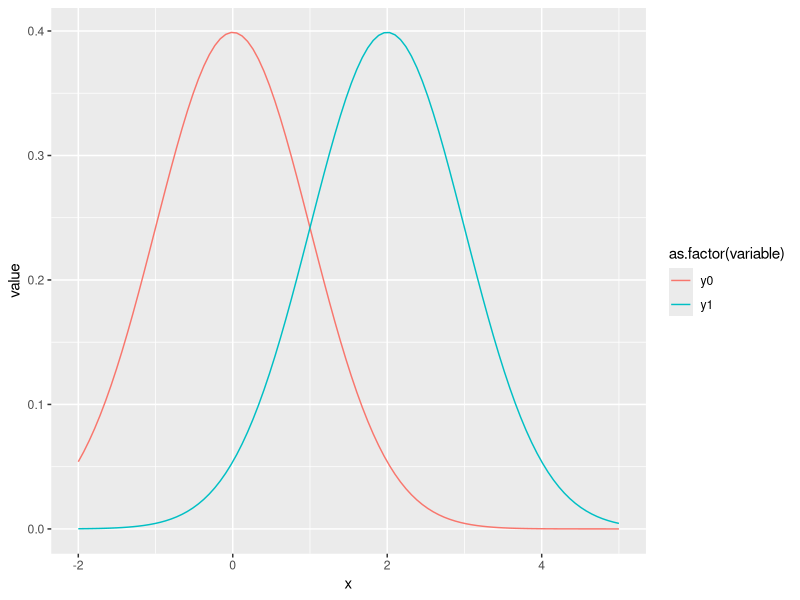
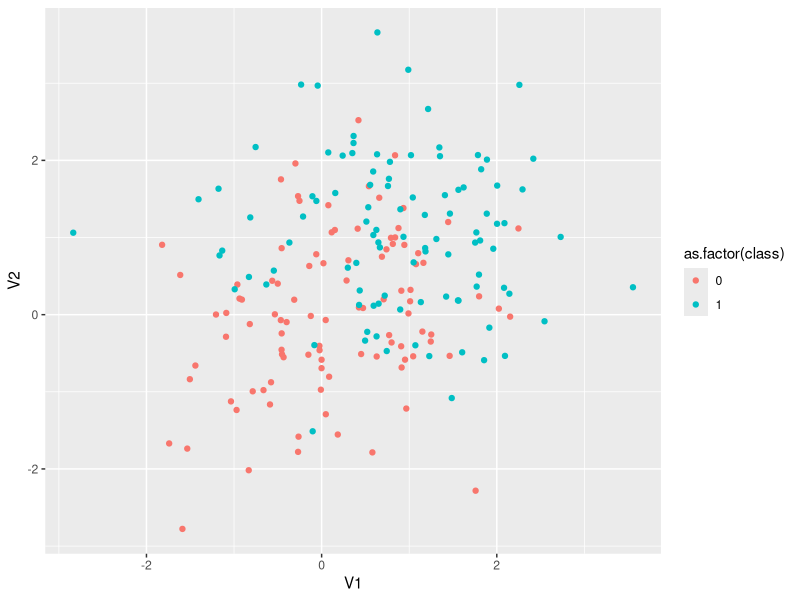
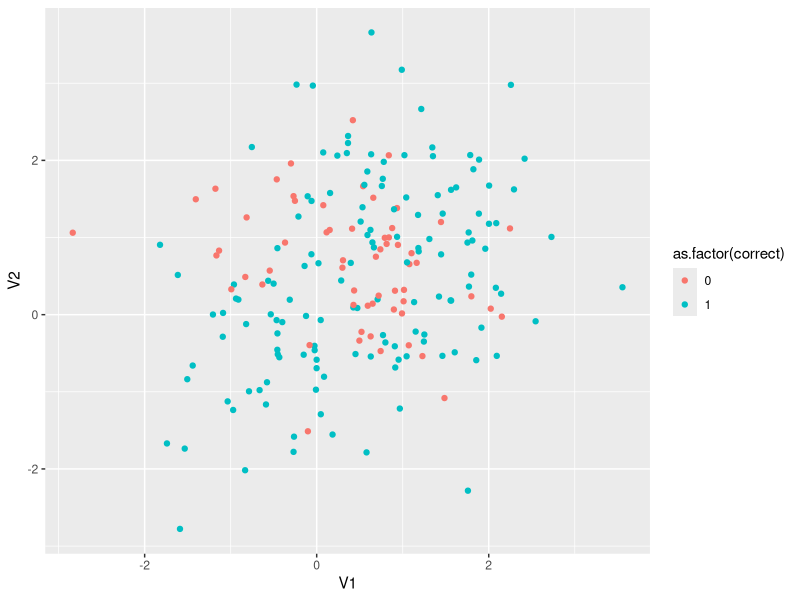
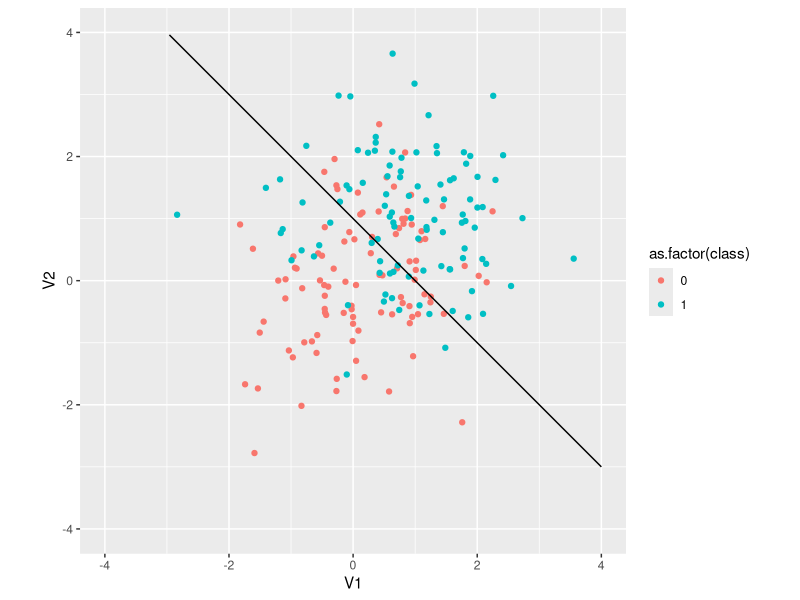
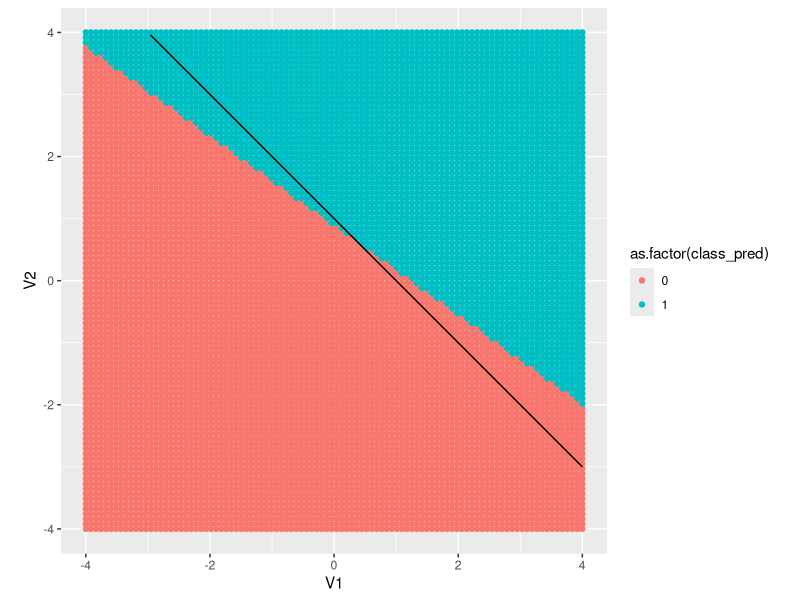
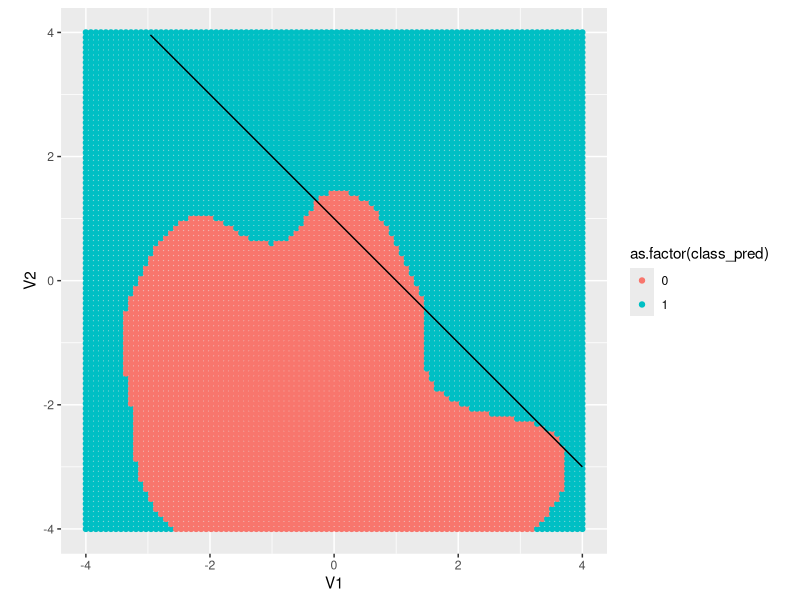
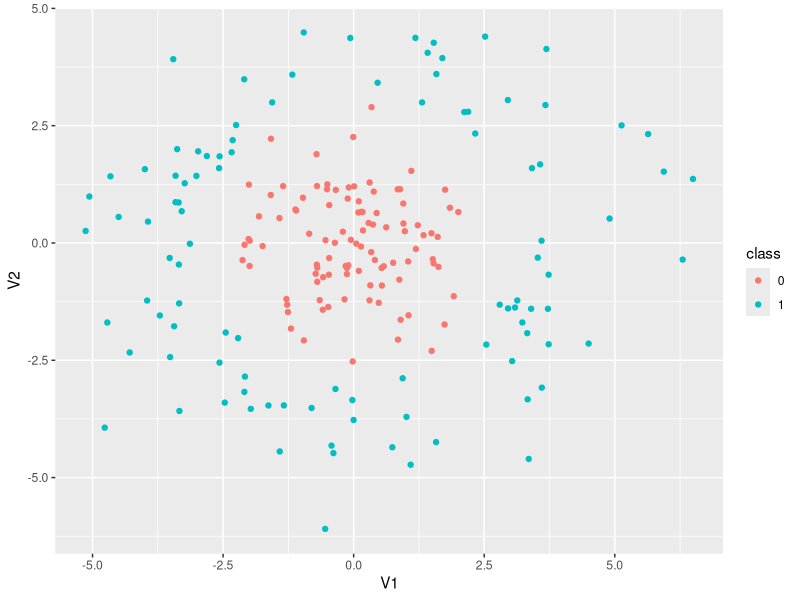
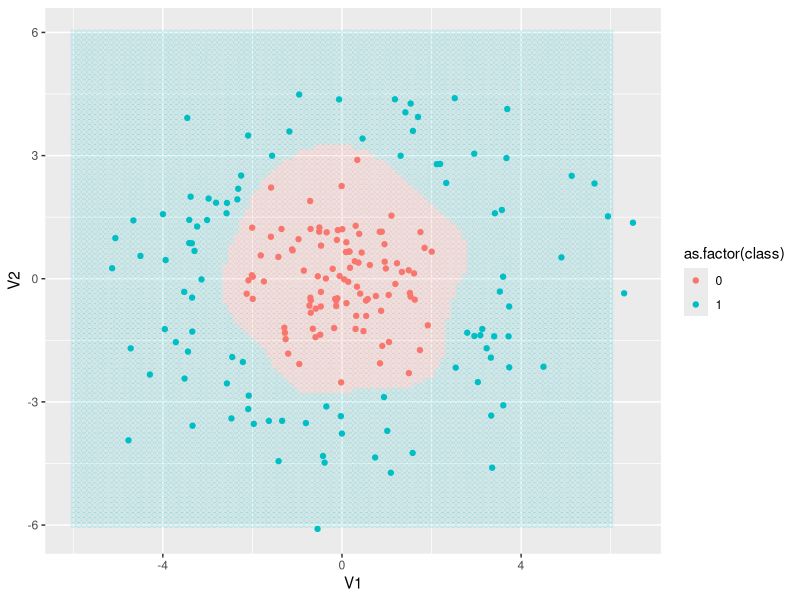

Write the R code that produced these figures, in order.
## ---- chunk 1
rm(list=ls())
library(tidyverse)
library(reshape2)
library(e1071)
## ---- chunk 2
n <- 100
x <- seq(-2, 5, length.out = n)
y0 <- map_dbl(x, ~dnorm(.))
y1 <- map_dbl(x, ~dnorm(., 2, 1))
tibble(x, y0, y1) %>% 
  melt(id.vars="x") %>% 
  ggplot(aes(x, y=value, colour=as.factor(variable))) +
  geom_line()
## ---- chunk 3
library(mvtnorm)
rmvrnorm2D <- function(n, mux, muy, sigmax, sigmay, rho){
  return(rmvnorm(n, c(mux, muy),
                 matrix(c(sigmax^2, sigmax * sigmay * rho,
                          sigmax * sigmay * rho, sigmay^2),
                        ncol = 2)))
}

n <- 100
x0 <- rmvrnorm2D(n, 0, 0, 1, 1, 0) %>% 
  as.data.frame() %>% 
  mutate(class=0)
x1 <- rmvrnorm2D(n, 1, 1, 1, 1, 0) %>% 
  as.data.frame() %>% 
  mutate(class=1)

# true classes
x <- x0 %>% 
  bind_rows(x1)
x %>% 
  ggplot(aes(x=V1, y=V2, colour=as.factor(class))) +
  geom_point()
## ---- chunk 4
dmvrnorm2D <- function(x, mux, muy, sigmax, sigmay, rho, log=FALSE){
  return(dmvnorm(x, c(mux, muy),
                 matrix(c(sigmax^2, sigmax * sigmay * rho,
                          sigmax * sigmay * rho, sigmay^2),
                         ncol = 2),
                 log))
}

p0 <- map_dbl(seq_along(x$V1), ~dmvrnorm2D(x[., 1:2], 0, 0, 1, 1, 0))
p1 <- map_dbl(seq_along(x$V1), ~dmvrnorm2D(x[., 1:2], 1, 1, 1, 1, 0))

df <- x %>% 
  mutate(p0=p0, p1=p1) %>% 
  mutate(class_pred=if_else(p1 > p0, 1, 0)) %>% 
  mutate(correct=if_else(class==class_pred, 1, 0))

mean(df$correct)
## ---- chunk 5
df %>% 
  ggplot(aes(x=V1, y=V2, colour=as.factor(correct))) +
  geom_point()
## ---- chunk 6
x %>% 
  ggplot(aes(x=V1, y=V2, colour=as.factor(class))) +
  geom_point() +
  stat_function(fun = function(V1) 1 - V1, colour="black") +
  coord_fixed() +
  scale_y_continuous(limits = c(-4, 4)) +
  scale_x_continuous(limits = c(-4, 4))
## ---- chunk 7
df <- df %>% 
  mutate(class=as.factor(class))
svmfit <- svm(class ~ ., data = df %>% select(V1, V2, class), kernel = "linear", cost = 10, scale = FALSE,
              probability=TRUE)

## predictive accuracy
class1 <- predict(svmfit, df)
df %>% 
  select(class) %>% 
  mutate(class_pred=class1) %>% 
  mutate(correct=if_else(class==class_pred, 1, 0)) %>% 
  summarise(mean(correct))

# plot classification boundary
test_df <- expand_grid(V1=seq(-4, 4, length.out = 100), V2=seq(-4, 4, length.out = 100))
classes <- predict(svmfit, test_df)
test_df %>% 
  mutate(class_pred=classes) %>% 
  ggplot(aes(x=V1, y=V2, colour=as.factor(class_pred))) +
  geom_point() +
  stat_function(fun = function(V1) 1 - V1, colour="black") +
  coord_fixed() +
  scale_y_continuous(limits = c(-4, 4)) +
  scale_x_continuous(limits = c(-4, 4))
## ---- chunk 8
class_probs <- predict(svmfit, df, probability = T)

## ---- chunk 9
df <- df %>% 
  mutate(class=as.factor(class))
svmfit_radial <- svm(class ~ ., data = df %>% select(V1, V2, class), kernel = "radial", cost = 10, scale = FALSE)

## predictive accuracy
class1 <- predict(svmfit_radial, df)
df %>% 
  select(class) %>% 
  mutate(class_pred=class1) %>% 
  mutate(correct=if_else(class==class_pred, 1, 0)) %>% 
  summarise(mean(correct))

# plot classification boundary
test_df <- expand_grid(V1=seq(-4, 4, length.out = 100), V2=seq(-4, 4, length.out = 100))
classes <- predict(svmfit_radial, test_df)
test_df %>% 
  mutate(class_pred=classes) %>% 
  ggplot(aes(x=V1, y=V2, colour=as.factor(class_pred))) +
  geom_point() +
  stat_function(fun = function(V1) 1 - V1, colour="black") +
  coord_fixed() +
  scale_y_continuous(limits = c(-4, 4)) +
  scale_x_continuous(limits = c(-4, 4))
## ---- chunk 10
n <- 100
x0 <- rmvrnorm2D(n, 0, 0, 1, 1, 0) %>% 
  as.data.frame() %>% 
  mutate(class=0)
x1 <- rmvrnorm2D(n, 1, 1, 1, 1, 0) %>% 
  as.data.frame() %>% 
  mutate(class=1)
x <- x0 %>% 
  bind_rows(x1)
class_linear <- predict(svmfit, x)
class_radial <- predict(svmfit_radial, x)

x %>% 
  mutate(class_linear=class_linear,
         class_radial=class_radial) %>% 
  summarise(mean(class==class_linear), mean(class==class_radial))
## ---- chunk 11
n <- 100
x0 <- rmvrnorm2D(n, 0, 0, 1, 1, 0) %>% 
  as.data.frame() %>% 
  mutate(class=0)

f_sample_constrained <- function(r) {
  x_test <- rmvrnorm2D(1, 0, 0, 2, 2, 0)[1, ]
  while((x_test[1]^2 + x_test[2]^2) < r^2)
    x_test <- rmvrnorm2D(1, 0, 0, 2, 2, 0)[1, ]
  return(x_test)
}

x1 <- matrix(nrow = n, ncol = 2)
for(i in 1:n)
  x1[i, ] <- f_sample_constrained(3)

x1 <- x1 %>% 
  as.data.frame() %>% 
  mutate(class=1)

x <- x0 %>% 
  bind_rows(x1) %>% 
  mutate(class=as.factor(class))
x %>% 
  ggplot(aes(x=V1, y=V2, colour=class)) +
  geom_point()
## ---- chunk 12
svmfit_radial <- svm(class ~ ., data = x, kernel = "radial", cost = 10, scale = FALSE)

test_df <- expand_grid(V1=seq(-6, 6, length.out = 100), V2=seq(-6, 6, length.out = 100))
classes <- predict(svmfit_radial, test_df)
full_df <- test_df %>% 
  mutate(class=classes) %>% 
  mutate(type="simulated") %>% 
  bind_rows(x %>% mutate(type="actual"))
 
ggplot(data=full_df %>% filter(type=="simulated"),
       aes(x=V1, y=V2, colour=as.factor(class))) +
  geom_point(alpha=0.1) +
  geom_point(data=full_df %>% filter(type=="actual"))
## ---- chunk 13
alpha <- 1
beta <- 1
sigma <- 1
n <- 100
x <- rnorm(n, 0, 4)
y <- alpha + beta * x + rnorm(n, 0, sigma)
plot(x, y)
## ---- chunk 14
update_parameters <- function(alpha, beta, y, x, eta) {
  K <- length(y)
  dl_da <- -(2 / K) * sum(y - (alpha + beta * x))
  dl_db <- -(2 / K) * sum(x * (y - (alpha + beta * x)))
  
  alpha <- alpha - eta * dl_da
  beta <- beta - eta * dl_db
  return(c(alpha, beta))
}
## ---- chunk 15
f_train_model <- function(n_epochs, eta, y, x, inits=c(0, 0)) {

  m_params <- matrix(nrow = n_epochs, ncol = 2)
  m_params[1, ] <- inits
  for(i in 2:n_epochs) {
    m_params[i, ] <- update_parameters(m_params[(i - 1), 1], m_params[(i - 1), 2], y, x, eta)
  }
  m_params <- as.data.frame(m_params)
  colnames(m_params) <- c("alpha", "beta")
  m_params <- m_params %>% 
    mutate(epoch=seq_along(alpha))
  return(m_params)
}
m_params <- f_train_model(2000, 0.01, y, x)
m_params %>% 
  melt(id.vars="epoch") %>% 
  ggplot(aes(x=epoch, y=value, colour=as.factor(variable))) +
  geom_line()
## ---- chunk 16
msl <- function(y, x, alpha, beta) {
  K <- length(y)
  return(1/K * sum((y-(alpha + beta * x))^2))
}

params <- expand_grid(alpha=seq(-2, 5, 0.1), beta=seq(-2, 5, 0.1))
z <- map2_dbl(params$alpha, params$beta, ~msl(y, x, .x, .y))
params <- params %>% 
  mutate(loss=z)

m_params <- m_params[1:100, ] %>% 
  mutate(type="training")

df1 <- params %>% 
  mutate(type="loss") %>% 
  bind_rows(m_params)

ggplot(df1 %>% filter(type=="loss"), aes(x=alpha, y=beta)) +
  geom_contour(aes(z=log(loss)), bins = 10) +
  geom_point(data=df1 %>% filter(type=="training")) +
  geom_line(data=df1 %>% filter(type=="training"))
## ---- chunk 17
# Low eta
f_train_model(2000, 0.00001, y, x) %>% 
  melt(id.vars="epoch") %>% 
  ggplot(aes(x=epoch, y=value, colour=as.factor(variable))) +
  geom_line()

# High eta
f_train_model(2000, 0.05, y, x) %>% 
  melt(id.vars="epoch") %>% 
  ggplot(aes(x=epoch, y=value, colour=as.factor(variable))) +
  geom_line()
## ---- chunk 18
m_params <- f_train_model(100, 0.1, y, x)

m_params <- m_params[1:4, ] %>% 
  mutate(type="training")

df1 <- params %>% 
  mutate(type="loss") %>% 
  bind_rows(m_params)

ggplot(df1 %>% filter(type=="loss"), aes(x=alpha, y=beta)) +
  geom_contour(aes(z=log(loss)), bins = 10) +
  geom_point(data=df1 %>% filter(type=="training")) +
  geom_line(data=df1 %>% filter(type=="training"))
## ---- chunk 19
m_params <- f_train_model(500, 0.01, y, x)

losses <- map_dbl(seq_along(m_params$alpha), ~msl(y, x, m_params$alpha[.], m_params$beta[.]))
m_params <- m_params %>% 
  mutate(loss=losses)
m_params %>% 
  ggplot(aes(x=epoch, y=loss)) +
  geom_line()
## ---- chunk 20
x_sim <- seq(-12, 12, 0.1)
y_sim <- m_params$alpha[nrow(m_params)] + m_params$beta[nrow(m_params)] * x_sim
df <- tibble(x, y, type="actual") %>% 
  bind_rows(tibble(x=x_sim, y=y_sim, type="simulated"))
ggplot(df %>% filter(type=="actual"), aes(x=x, y=y)) +
  geom_point() +
  geom_line(data=df %>% filter(type=="simulated"))

## ---- chunk 21
alpha <- 1
beta <- 0.02
sigma <- 10
n <- 100
x <- rnorm(n, 0, 400)
y <- alpha + beta * x + rnorm(n, 0, sigma)
plot(x, y)

params <- expand_grid(alpha=seq(-2, 5, 0.1), beta=seq(-0.05, 0.05, 0.005))
z <- map2_dbl(params$alpha, params$beta, ~msl(y, x, .x, .y))
params <- params %>% 
  mutate(loss=z)

m_params <- f_train_model(1000, 0.0000001, y, x) %>% 
  mutate(type="training")

df1 <- params %>% 
  mutate(type="loss") %>% 
  bind_rows(m_params)

ggplot(df1 %>% filter(type=="loss"), aes(x=alpha, y=beta)) +
  geom_contour(aes(z=log(loss)), bins = 10) +
  geom_point(data=df1 %>% filter(type=="training")) +
  geom_line(data=df1 %>% filter(type=="training"))
## ---- chunk 22
y_tilde <- scale(y)[, 1]
x_tilde <- scale(x)[, 1]

params <- expand_grid(alpha=seq(-2, 5, 0.1), beta=seq(-1, 2, 0.01))
z <- map2_dbl(params$alpha, params$beta, ~msl(y_tilde, x_tilde, .x, .y))
params <- params %>% 
  mutate(loss=z)

m_params <- f_train_model(1000, 0.01, y_tilde, x_tilde, inits = c(-1, -1)) %>% 
  mutate(type="training")

df1 <- params %>% 
  mutate(type="loss") %>% 
  bind_rows(m_params)

ggplot(df1 %>% filter(type=="loss"), aes(x=alpha, y=beta)) +
  geom_contour(aes(z=log(loss)), bins = 10) +
  geom_point(data=df1 %>% filter(type=="training")) +
  geom_line(data=df1 %>% filter(type=="training"))
## ---- chunk 23
alpha <- 1
beta <- 1
sigma <- 5
n <- 30
x <- rnorm(n, 0, 4)
y <- alpha + beta * x + rnorm(n, 0, sigma)

update_parameters_quad <- function(alpha, beta, gamma, y, x, eta) {
  K <- length(y)
  dl_da <- -(2 / K) * sum(y - (alpha + beta * x + gamma * x^2))
  dl_db <- -(2 / K) * sum(x * (y - (alpha + beta * x + gamma * x^2)))
  dl_dg <- -(2 / K) * sum(x^2 * (y - (alpha + beta * x + gamma * x^2)))
  
  alpha <- alpha - eta * dl_da
  beta <- beta - eta * dl_db
  gamma <- gamma - eta * dl_dg
  return(c(alpha, beta, gamma))
}

n_epochs <- 5000
m_params <- matrix(nrow = n_epochs, ncol = 3)
m_params[1, ] <- c(0, 0, 0)
for(i in 2:n_epochs) {
  m_params[i, ] <- update_parameters_quad(m_params[(i - 1), 1], m_params[(i - 1), 2],
                                          m_params[(i - 1), 3], y, x, 0.001)
}
m_params <- as.data.frame(m_params)
colnames(m_params) <- c("alpha", "beta", "gamma")
m_params <- m_params %>% 
  mutate(epoch=seq_along(alpha))
m_params %>% 
  melt(id.vars="epoch") %>% 
  ggplot(aes(x=epoch, y=value, colour=as.factor(variable))) +
  geom_line()

x_sim <- seq(-12, 12, 0.1)
y_sim <- m_params$alpha[nrow(m_params)] + m_params$beta[nrow(m_params)] * x_sim + m_params$gamma[nrow(m_params)] * x_sim^2

f_quadratic_regression <- function(x, alpha, beta, gamma) {
  return(alpha + beta * x + gamma * x^2)
}
a <- m_params$alpha[nrow(m_params)]
b <- m_params$beta[nrow(m_params)]
c <- m_params$gamma[nrow(m_params)]
f_quad <- function(x) f_quadratic_regression(x, a, b, c)

df <- tibble(x, y, type="actual") %>% 
  bind_rows(tibble(x=x_sim, y=y_sim, type="simulated"))
ggplot(df %>% filter(type=="actual"), aes(x=x, y=y)) +
  geom_point() +
  geom_line(data=df %>% filter(type=="simulated"))
## ---- chunk 24
m_params <- f_train_model(2000, 0.01, y, x)

f_linear_regression <- function(x, alpha, beta) {
  return(alpha + beta * x)
}

f_linear <- function(x) f_linear_regression(x,m_params$alpha[nrow(m_params)],
                                             m_params$beta[nrow(m_params)])

x1 <- rnorm(n, 5, 4)
y1 <- alpha + beta * x1 + rnorm(n, 0, sigma)

# predict y and calculate RMSEs
y1_linear <- map_dbl(x1, f_linear)
y1_quad <- map_dbl(x1, f_quad)

sqrt(mean(y1_linear - y1)^2)
sqrt(mean(y1_quad - y1)^2)
## ---- chunk 25
library(RANN)
library(tidyverse)
n <- 200
x <- rnorm(n, 0, 4)
y <- sin(x) + rnorm(n, 0, 0.2)

df <- tibble(x, y) %>% 
  mutate(type="actual")

ggplot(df %>% filter(type=="actual"), aes(x=x, y=y)) +
  geom_point()
## ---- chunk 26
# use RANN library (which implements KD trees)
x_tilde <- -2.5
fit <- nn2(x, c(x_tilde), k = 10)
idxs <- fit$nn.idx[1, ]

# visualise nearest neighbours around a point
tibble(x, y) %>% 
  mutate(idx=seq_along(x)) %>% 
  mutate(nn=idx%in%idxs) %>% 
  ggplot(aes(x=x, y=y, colour=as.factor(nn))) +
  geom_point()
## ---- chunk 27
f_kk_regression <- function(x_tilde, x, y, k=10) {
  fit <- nn2(x, c(x_tilde), k = k)
  idxs <- fit$nn.idx[1, ]
  return(mean(y[idxs]))
}

x_sim <- seq(-10, 10, 0.1)

# k = 1
y_sim <- map_dbl(x_sim, ~f_kk_regression(., x, y, k=10))

df <- tibble(x, y) %>% 
  mutate(type="actual") %>% 
  bind_rows(tibble(x=x_sim, y=y_sim) %>% mutate(type="regression"))

ggplot(df %>% filter(type=="actual"), aes(x=x, y=y)) +
  geom_point() +
  geom_line(data=df %>% filter(type=="regression"), colour="blue")

# k = 1
y_sim <- map_dbl(x_sim, ~f_kk_regression(., x, y, k=1))

df <- tibble(x, y) %>% 
  mutate(type="actual") %>% 
  bind_rows(tibble(x=x_sim, y=y_sim) %>% mutate(type="regression"))

ggplot(df %>% filter(type=="actual"), aes(x=x, y=y)) +
  geom_point() +
  geom_line(data=df %>% filter(type=="regression"), colour="blue")

# k = 100
y_sim <- map_dbl(x_sim, ~f_kk_regression(., x, y, k=100))

df <- tibble(x, y) %>% 
  mutate(type="actual") %>% 
  bind_rows(tibble(x=x_sim, y=y_sim) %>% mutate(type="regression"))

ggplot(df %>% filter(type=="actual"), aes(x=x, y=y)) +
  geom_point() +
  geom_line(data=df %>% filter(type=="regression"), colour="blue")
